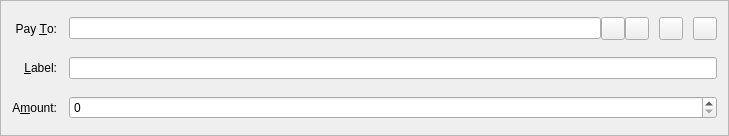
<?xml version="1.0" encoding="UTF-8"?>
<ui version="4.0">
 <class>SendCoinsEntry</class>
 <widget class="QFrame" name="SendCoinsEntry">
  <property name="geometry">
   <rect>
    <x>0</x>
    <y>0</y>
    <width>729</width>
    <height>136</height>
   </rect>
  </property>
  <property name="windowTitle">
   <string>Form</string>
  </property>
  <property name="frameShape">
   <enum>QFrame::StyledPanel</enum>
  </property>
  <property name="frameShadow">
   <enum>QFrame::Sunken</enum>
  </property>
  <layout class="QGridLayout" name="gridLayout">
   <property name="spacing">
    <number>12</number>
   </property>
   <item row="5" column="0">
    <widget class="QLabel" name="label">
     <property name="text">
      <string>A&amp;mount:</string>
     </property>
     <property name="alignment">
      <set>Qt::AlignRight|Qt::AlignTrailing|Qt::AlignVCenter</set>
     </property>
     <property name="buddy">
      <cstring>payAmount</cstring>
     </property>
    </widget>
   </item>
   <item row="3" column="0">
    <widget class="QLabel" name="label_2">
     <property name="text">
      <string>Pay &amp;To:</string>
     </property>
     <property name="alignment">
      <set>Qt::AlignRight|Qt::AlignTrailing|Qt::AlignVCenter</set>
     </property>
     <property name="buddy">
      <cstring>payTo</cstring>
     </property>
    </widget>
   </item>
   <item row="5" column="1">
    <widget class="BitcoinAmountField" name="payAmount"/>
   </item>
   <item row="4" column="1">
    <layout class="QHBoxLayout" name="horizontalLayout_2">
     <property name="spacing">
      <number>0</number>
     </property>
     <item>
      <widget class="QValidatedLineEdit" name="addAsLabel">
       <property name="enabled">
        <bool>true</bool>
       </property>
       <property name="toolTip">
        <string>Enter a label for this address to add it to your address book</string>
       </property>
      </widget>
     </item>
    </layout>
   </item>
   <item row="4" column="0">
    <widget class="QLabel" name="label_4">
     <property name="text">
      <string>&amp;Label:</string>
     </property>
     <property name="alignment">
      <set>Qt::AlignRight|Qt::AlignTrailing|Qt::AlignVCenter</set>
     </property>
     <property name="buddy">
      <cstring>addAsLabel</cstring>
     </property>
    </widget>
   </item>
   <item row="3" column="1">
    <layout class="QHBoxLayout" name="payToLayout">
     <property name="spacing">
      <number>0</number>
     </property>
     <item>
      <widget class="QValidatedLineEdit" name="payTo">
       <property name="toolTip">
        <string>The address to send the payment to  (e.g. SQTt7TNjchsstoNeyCAVWgHVmXN5zPZmSt)</string>
       </property>
       <property name="maxLength">
        <number>34</number>
       </property>
      </widget>
     </item>
     <item>
      <widget class="QToolButton" name="addressBookButton">
       <property name="toolTip">
        <string>Choose address from address book</string>
       </property>
       <property name="text">
        <string/>
       </property>
       <property name="icon">
        <iconset resource="../bitcoin.qrc">
         <normaloff>:/icons/address-book</normaloff>:/icons/address-book</iconset>
       </property>
       <property name="shortcut">
        <string>Alt+A</string>
       </property>
      </widget>
     </item>
     <item>
      <widget class="QToolButton" name="pasteButton">
       <property name="toolTip">
        <string>Paste address from clipboard</string>
       </property>
       <property name="text">
        <string/>
       </property>
       <property name="icon">
        <iconset resource="../bitcoin.qrc">
         <normaloff>:/icons/editpaste</normaloff>:/icons/editpaste</iconset>
       </property>
       <property name="shortcut">
        <string>Alt+P</string>
       </property>
      </widget>
     </item>
     <item>
      <spacer name="horizontalSpacer_2">
       <property name="orientation">
        <enum>Qt::Horizontal</enum>
       </property>
       <property name="sizeType">
        <enum>QSizePolicy::Fixed</enum>
       </property>
       <property name="sizeHint" stdset="0">
        <size>
         <width>10</width>
         <height>20</height>
        </size>
       </property>
      </spacer>
     </item>
     <item>
      <widget class="QToolButton" name="messageButton">
       <property name="toolTip">
        <string>Show message form.</string>
       </property>
       <property name="text">
        <string/>
       </property>
       <property name="icon">
        <iconset resource="../bitcoin.qrc">
         <normaloff>:/icons/message</normaloff>:/icons/message</iconset>
       </property>
      </widget>
     </item>
     <item>
      <spacer name="horizontalSpacer">
       <property name="orientation">
        <enum>Qt::Horizontal</enum>
       </property>
       <property name="sizeType">
        <enum>QSizePolicy::Fixed</enum>
       </property>
       <property name="sizeHint" stdset="0">
        <size>
         <width>10</width>
         <height>20</height>
        </size>
       </property>
      </spacer>
     </item>
     <item>
      <widget class="QToolButton" name="deleteButton">
       <property name="toolTip">
        <string>Remove this recipient</string>
       </property>
       <property name="text">
        <string/>
       </property>
       <property name="icon">
        <iconset resource="../bitcoin.qrc">
         <normaloff>:/icons/remove</normaloff>:/icons/remove</iconset>
       </property>
      </widget>
     </item>
    </layout>
   </item>
  </layout>
 </widget>
 <customwidgets>
  <customwidget>
   <class>BitcoinAmountField</class>
   <extends>QSpinBox</extends>
   <header>bitcoinamountfield.h</header>
   <container>1</container>
  </customwidget>
  <customwidget>
   <class>QValidatedLineEdit</class>
   <extends>QLineEdit</extends>
   <header>qvalidatedlineedit.h</header>
  </customwidget>
 </customwidgets>
 <resources>
  <include location="../bitcoin.qrc"/>
 </resources>
 <connections/>
</ui>
